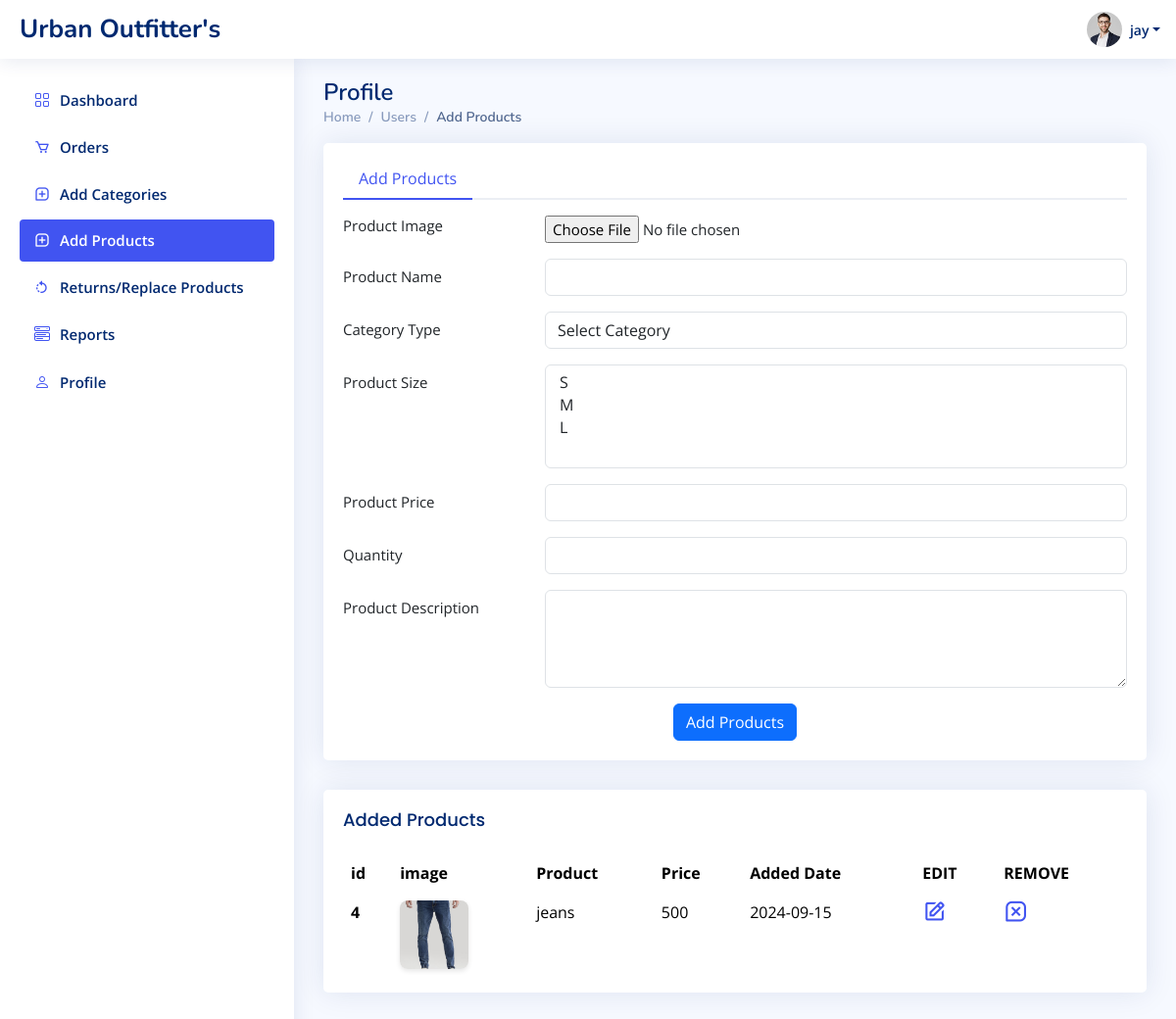
The page /admin/pages/add_products.php (signed in) on the database its author committed.
### tables this page shows
CREATE TABLE `products` (
  `product_id` int(4) NOT NULL,
  `sub_category_id` int(5) NOT NULL,
  `product_name` varchar(30) NOT NULL,
  `product_price` int(6) NOT NULL,
  `product_quantity` int(3) NOT NULL,
  `product_description` varchar(255) NOT NULL,
  `product_image` varchar(255) NOT NULL,
  `added_date` date NOT NULL,
  `product_sizes` text DEFAULT NULL,
  `is_deleted` tinyint(1) DEFAULT 0
);

### admin/pages/add_products.php (the view, shortened to what this page needs)
<?php
include_once("../connection.php");
?>
<!DOCTYPE html>
<html lang="en">
<head>
    <link href="../assets//vendor/bootstrap/css/bootstrap.min.css" rel="stylesheet">
    <link href="../assets/vendor/bootstrap-icons/bootstrap-icons.css" rel="stylesheet">
    <link href="../assets/vendor/boxicons/css/boxicons.min.css" rel="stylesheet">
    <link href="../assets/vendor/quill/quill.snow.css" rel="stylesheet">
    <link href="../assets/vendor/quill/quill.bubble.css" rel="stylesheet">
    <link href="../assets/vendor/remixicon/remixicon.css" rel="stylesheet">
    <link href="../assets/vendor/simple-datatables/style.css" rel="stylesheet">
    <link href="../assets/css/style.css" rel="stylesheet">
</head>
<body>
    <?php
    include_once('../include/admin_header.php');
    ?>
    <?php
    include_once('../include/admin_sidebar.php');
    ?>
    <main id="main" class="main">
        <div class="pagetitle">
            <h1>Profile</h1>
            <nav>
                <ol class="breadcrumb">
                    <li class="breadcrumb-item"><a href="index.php">Home</a></li>
                    <li class="breadcrumb-item">Users</li>
                    <li class="breadcrumb-item active">Add Products</li>
                </ol>
            </nav>
        </div>
        <section class="section profile">
            <div class="row">
                <div class="col-xl-12">
                    <div class="card">
                        <div class="card-body pt-3">
                            <ul class="nav nav-tabs nav-tabs-bordered">
                                <li class="nav-item">
                                    <button class="nav-link active" data-bs-toggle="tab" data-bs-target="#profile-overview">Add Products</button>
                                </li>
                            </ul>
                            <div class="tab-content pt-2">
                                <div class="tab-pane fade show active profile-overview" id="profile-overview">
                                    <form method="post" action="add_products_impl.php" enctype="multipart/form-data">
                                        <div class="row mb-3">
                                            <label for="profileImage" class="col-md-4 col-lg-3 col-form-label">Product Image</label>
                                            <div class="col-md-8 col-lg-9">
                                                <div class="pt-2">
                                                    <input type="file" name="product_image" id="product_image">
                                                </div>
                                            </div>
                                        </div>
                                        <div class="row mb-3">
                                            <label for="fullName" class="col-md-4 col-lg-3 col-form-label">Product Name</label>
                                            <div class="col-md-8 col-lg-9">
                                                <input name="product_name" type="text" class="form-control" id="fullName" value="">
                                            </div>
                                        </div>
                                        <div class="row mb-3">
                                            <label for="category_type" class="col-md-4 col-lg-3 col-form-label">Category Type</label>
                                            <div class="col-md-8 col-lg-9">
                                                <select name="category_type" id="categoryType" class="form-control">
                                                    <option value="">Select Category</option>
                                                </select>
                                            </div>
                                        </div>
                                        <div class="row mb-3">
                                            <label for="category_type" class="col-md-4 col-lg-3 col-form-label">Product Size</label>
                                            <div class="col-md-8 col-lg-9">
                                                <select name="product_size[]" id="categoryType" class="form-control" multiple>
                                                    <option value="S">S</option>
                                                    <option value="M">M</option>
                                                    <option value="L">L</option>
                                                </select>
                                            </div>
                                        </div>
                                        <div class="row mb-3">
                                            <label for="fullName" class="col-md-4 col-lg-3 col-form-label">Product Price</label>
                                            <div class="col-md-8 col-lg-9">
                                                <input name="product_price" type="number" class="form-control" id="fullName" value="">
                                            </div>
                                        </div>
                                        <div class="row mb-3">
                                            <label for="fullName" class="col-md-4 col-lg-3 col-form-label">Quantity</label>
                                            <div class="col-md-8 col-lg-9">
                                                <input name="product_quantity" type="number" class="form-control" id="fullName" value="">
                                            </div>
                                        </div>
                                        <div class="row mb-3">
                                            <label for="about" class="col-md-4 col-lg-3 col-form-label">Product Description</label>
                                            <div class="col-md-8 col-lg-9">
                                                <textarea name="product_description" class="form-control" id="about" style="height: 100px"></textarea>
                                            </div>
                                        </div>
                                        <div class="text-center">
                                            <button type="submit" name="submit" class="btn btn-primary">Add Products</button>
                                        </div>
                                    </form>
                                </div>
                            </div>
                        </div>
                    </div>
                </div>
        </section>
        <div class="col-12">
            <div class="card top-selling overflow-auto">
                <div class="card-body pb-0">
                    <h5 class="card-title">Added Products</h5>
                    <table class="table table-borderless">
                        <thead>
                            <tr>
                                <th scope="col">id</th>
                                <th scope="col">image</th>
                                <th scope="col">Product</th>
                                <th scope="col">Price</th>
                                <th scope="col">Added Date</th>
                                <th scope="col">EDIT</th>
                                <th scope="col">REMOVE</th>
                            </tr>
                        </thead>
                        <tbody>
                            <?php
                            $product_display = mysqli_query($conn, "SELECT `product_id`, `product_image`, `product_name`, `product_price`, `added_date` FROM `products` WHERE `is_deleted` = 0");
                            if (mysqli_num_rows($product_display) > 0) {
                                while ($fetched_data =  mysqli_fetch_assoc($product_display)) {
                            ?>
                                    <tr>
                                        <th><?php echo $fetched_data['product_id']; ?></th>
                                        <th scope="row"><img src="../uploaded_images/product/<?php echo $fetched_data['product_image']; ?>" alt="Category Image not load" style="height: 70px; width: 70px; object-fit: cover; border-radius: 8px; box-shadow: 0 2px 5px rgba(0, 0, 0, 0.1);"></th>
                                        <td><?php echo $fetched_data['product_name']; ?></td>
                                        <td><?php echo $fetched_data['product_price']; ?></td>
                                        <td><?php echo $fetched_data['added_date']; ?></td>
                                        <td>
                                            <a href="./update_products.php?edit=<?php echo $fetched_data['product_id']; ?>" style="height: 50px;">
                                                <i class='bx bx-edit bx-sm'></i>
                                            </a>
                                        </td>
                                        <td>
                                            <a href="./add_products.php?delete=<?php echo $fetched_data['product_id']; ?>" style="height: 50px;">
                                                <i class='bx bx-message-square-x bx-sm'></i>
                                            </a>
                                        </td>
                                    </tr>
                            <?php
                                }
                            }
                            ?>
                        </tbody>
                    </table>
                </div>
            </div>
        </div>
    </main>
</body>
</html>

### admin/assets/css/style.css (style rules this page uses)
:root { scroll-behavior: smooth; }
body { font-family: "Open Sans", sans-serif; background: #f6f9ff; color: #444444; }
a { color: #4154f1; text-decoration: none; }
h1, h2, h3, h4, h5, h6 { font-family: "Nunito", sans-serif; }
#main { margin-top: 60px; padding: 20px 30px; transition: all 0.3s; }
.pagetitle { margin-bottom: 10px; }
.pagetitle h1 { font-size: 24px; margin-bottom: 0; font-weight: 600; color: #012970; }
.card { margin-bottom: 30px; border: none; border-radius: 5px; box-shadow: 0px 0 30px rgba(1, 41, 112, 0.1); }
.card-title { padding: 20px 0 15px 0; font-size: 18px; font-weight: 500; color: #012970; font-family: "Poppins", sans-serif; }
.card-body { padding: 0 20px 20px 20px; }
.breadcrumb { font-size: 14px; font-family: "Nunito", sans-serif; color: #899bbd; font-weight: 600; }
.breadcrumb a { color: #899bbd; transition: 0.3s; }
.breadcrumb .breadcrumb-item::before { color: #899bbd; }
.breadcrumb .active { color: #51678f; font-weight: 600; }
.nav-tabs-bordered { border-bottom: 2px solid #ebeef4; }
.nav-tabs-bordered .nav-link { margin-bottom: -2px; border: none; color: #2c384e; }
.nav-tabs-bordered .nav-link.active { background-color: #fff; color: #4154f1; border-bottom: 2px solid #4154f1; }
@media (min-width: 1200px) { #main, #footer { margin-left: 300px; } }
.profile .profile-overview .row { margin-bottom: 20px; font-size: 15px; }

### rows shown on the page
products: product_id "4", product_image (picture), product_name "jeans", product_price "500", added_date "2024-09-15"

### other values the page prints
$_SESSION[admin_name] "jay"
